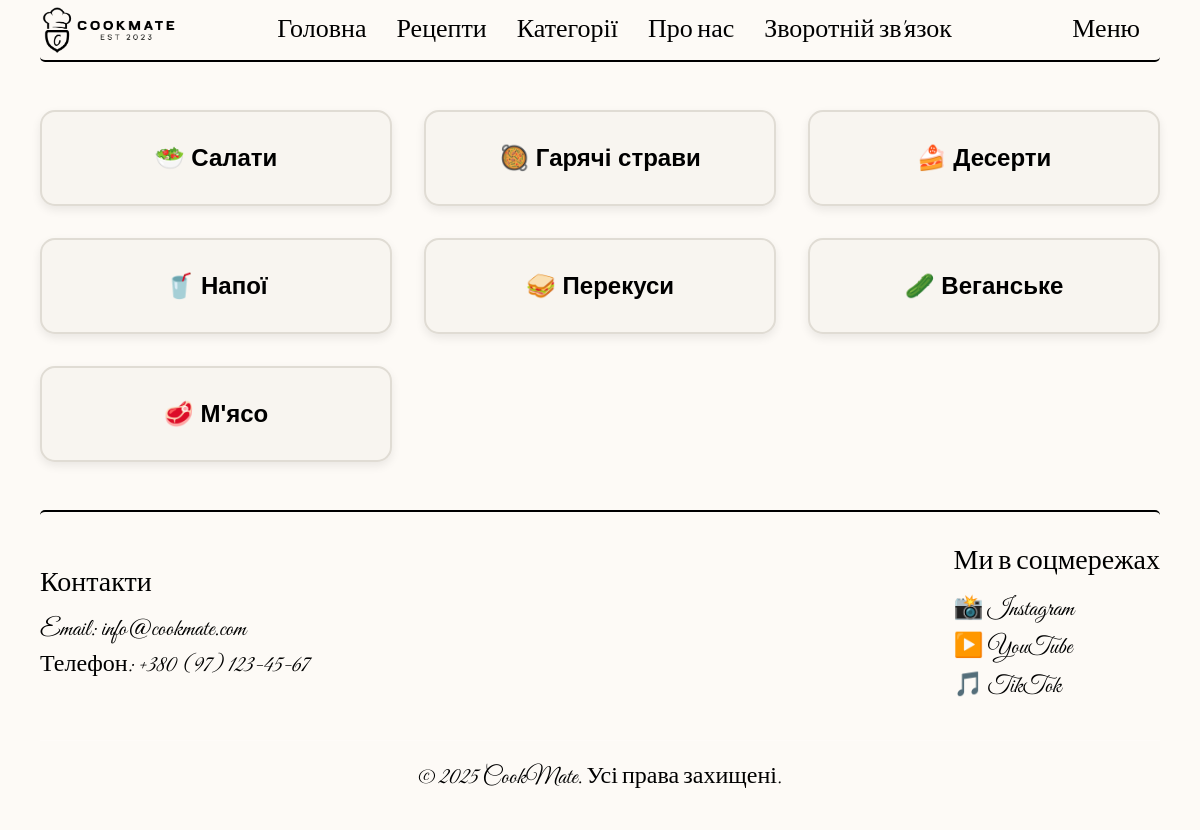
/recipes/categories.php, run on the app's committed database.
### tables this page shows
CREATE TABLE `category` (
  `id` int NOT NULL,
  `name` varchar(32) NOT NULL
);

### recipes/app/database/db.php (called while the page is built, shortened)
<?php
require('connect.php');
function dbCheckError($query){
    $errInfo = $query->errorInfo();
    return true;
}
function selectAll($table, $params = []){
    global $pdo;
    $sql = "SELECT * FROM $table";
    $query = $pdo->prepare($sql);
    $query->execute();
    return $query->fetchAll();
}

### recipes/categories.php (the view, shortened to what this page needs)
<?php
$categories = selectAll('category');
?>
<!DOCTYPE html>
<html lang="en">
<head>
    <link rel="stylesheet" href="./assets/css/styles.css">
</head>
<body>
    <?php include("app/include/header.php"); ?>
    <div class="category-wrapper container">
        <?php foreach ($categories as $category): ?>
            <div class="category-box">
                <a href="category.php?id=<?= $category['id'] ?>">
                    <?= htmlspecialchars($category['name']) ?>
                </a>
            </div>
        <?php endforeach; ?>
    </div>
    <?php include("app/include/footer.php"); ?>
</body>
</html>

### recipes/assets/css/styles.css (style rules this page uses)
* { margin: 0; padding: 0; font-weight: 400; text-decoration: none; color: white; font-family: "Montserrat", sans-serif; font-optical-sizing: auto; font-weight: 500; font-style: normal; text-decoration: none; }
body { background-color: #fdfaf6; color: black; }
html { scroll-behavior: smooth; }
a { font-weight: 700; }
.container { max-width: 1120px; margin: 0 auto; }
.category-wrapper { display: grid; grid-template-columns: repeat(3, 1fr); gap: 2rem; margin: 3rem auto; padding: 0 2rem; }
.category-box { background-color: #f8f5f0; border: 2px solid #e0dcd4; border-radius: 15px; padding: 2rem; text-align: center; font-size: 24px; font-weight: bold; font-family: "Arial", sans-serif; transition: transform 0.3s ease, background-color 0.3s ease; box-shadow: 0 4px 10px rgba(0, 0, 0, 0.08); }
.category-box a { text-decoration: none; color: #000; display: block; height: 100%; width: 100%; }

### data on the page
category: name "🥗 Салати"
category: name "🥘 Гарячі страви"
category: name "🍰 Десерти"
category: name "🥤 Напої"
category: name "🥪 Перекуси"
category: name "🥒 Веганське"
category: name "🥩 М'ясо"
